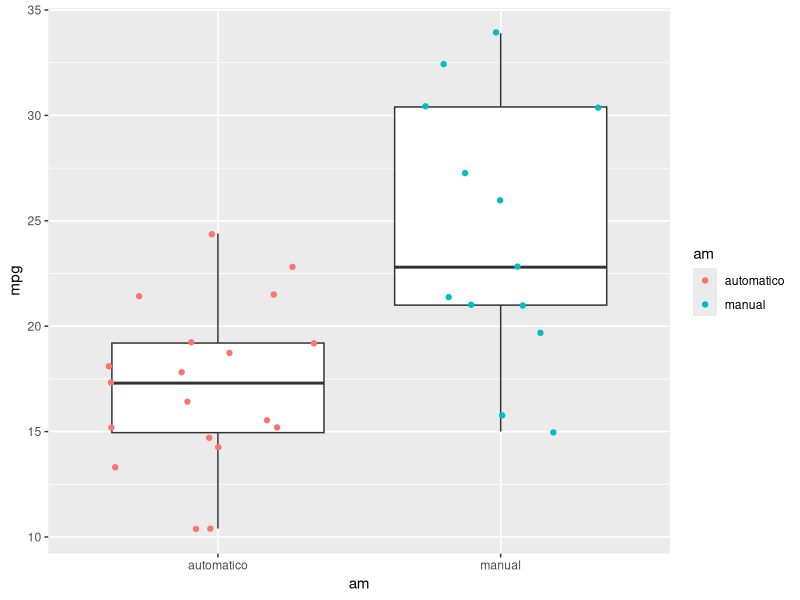
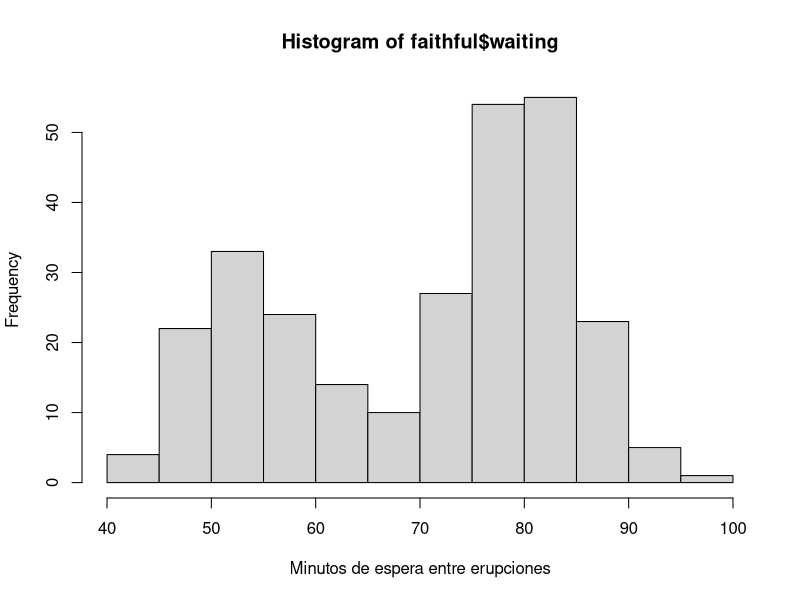
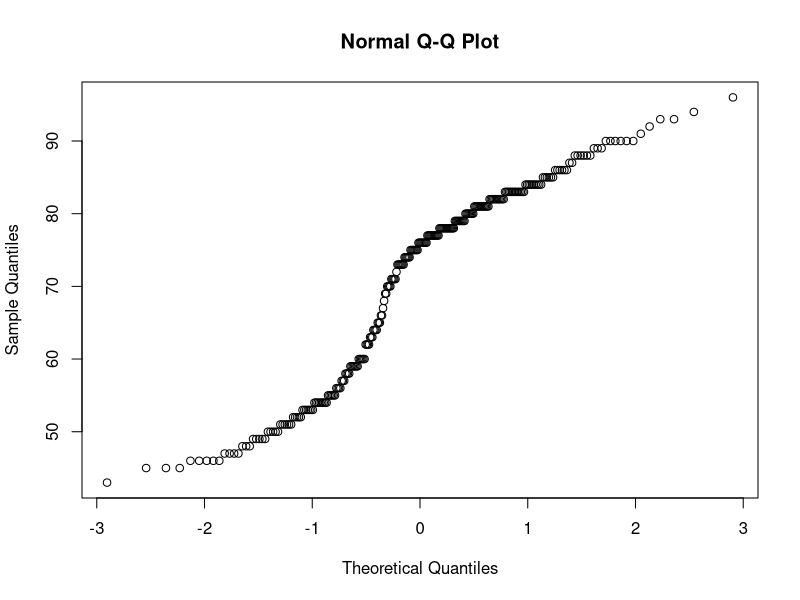
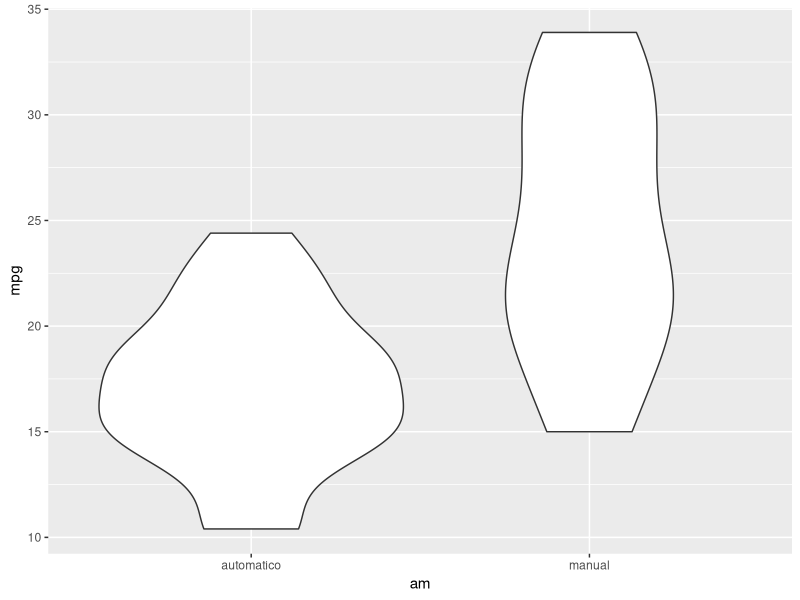
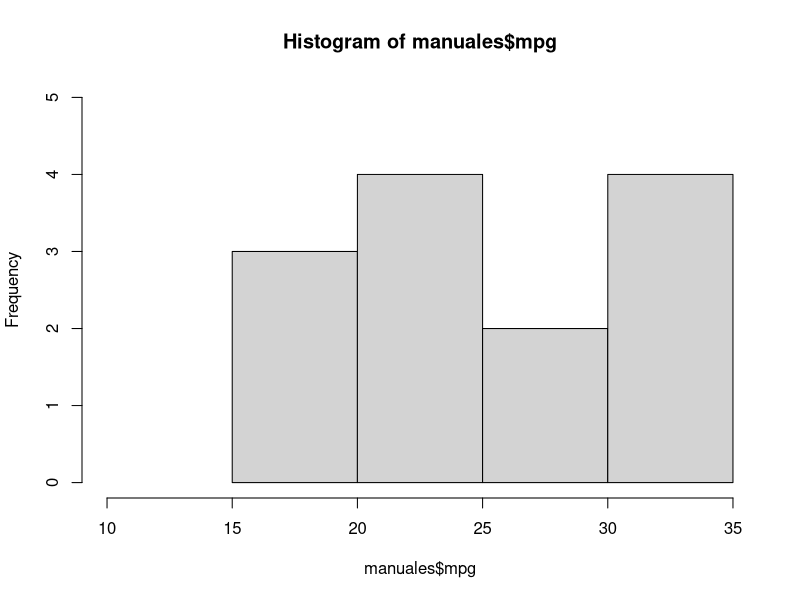
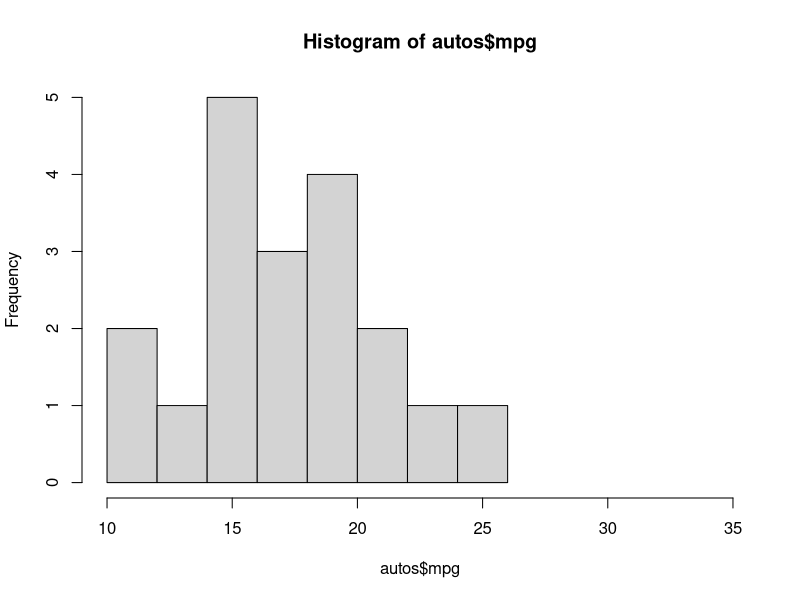
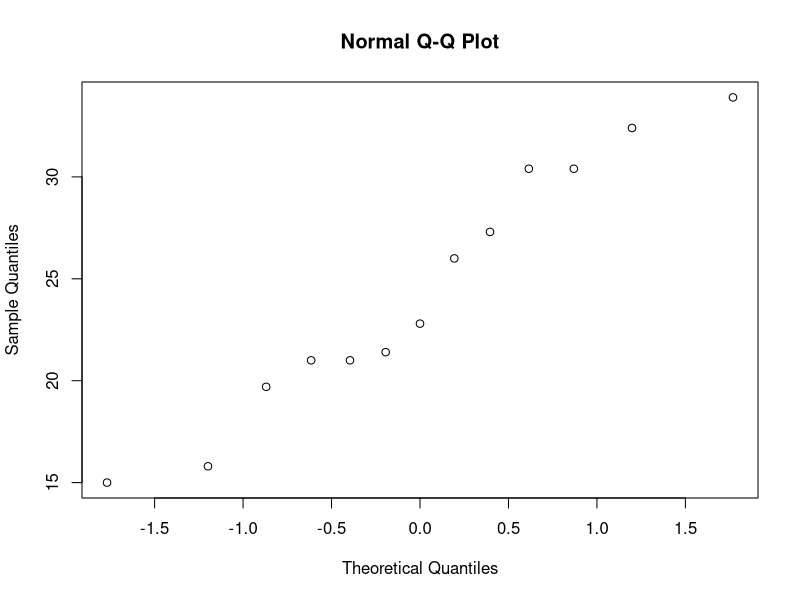

These charts were generated, in order, by the following R code:
## ---- chunk 1
knitr::opts_chunk$set(echo = FALSE, warning = FALSE, message = FALSE)
suppressMessages(suppressWarnings(library(tidyverse, quietly = TRUE)))
## ---- chunk 2
data("faithful")
t.test(x = faithful$waiting, mu = 60, alternative = "two.sided")
## ---- chunk 3
data("mtcars")
mt <- mtcars
mt$am <- ifelse(mtcars$am  == 0, "automatico", "manual")
mt <- as.data.frame(mt)
ggplot(mt, aes(x = am, y = mpg)) + geom_boxplot() + geom_jitter(aes(color = am))
## ---- chunk 4
t.test(mpg ~ am, data = mtcars, var.equal =TRUE)
## ---- chunk 5
hist(faithful$waiting, xlab = "Minutos de espera entre erupciones")
## ---- chunk 6
qqnorm(faithful$waiting)
## ---- chunk 7
shapiro.test(faithful$waiting)
## ---- chunk 8
data("faithful")
wilcox.test(x = faithful$waiting, mu = 60, alternative = "two.sided")
## ---- chunk 9
data("mtcars")
mt <- mtcars
mt$am <- ifelse(mtcars$am  == 0, "automatico", "manual")
mt <- as.data.frame(mt)
## ---- chunk 10
ggplot(mt, aes(x = am, y = mpg)) + geom_violin()
## ---- chunk 11
manuales <- mt %>% filter(am == "manual")
## ---- chunk 12
hist(manuales$mpg, xlim = c(10,35), ylim = c(0,5))
## ---- chunk 13
autos <- mt %>% filter(am == "automatico")
## ---- chunk 14
hist(autos$mpg, xlim = c(10,35), ylim = c(0,5))
## ---- chunk 15
qqnorm(manuales$mpg)
